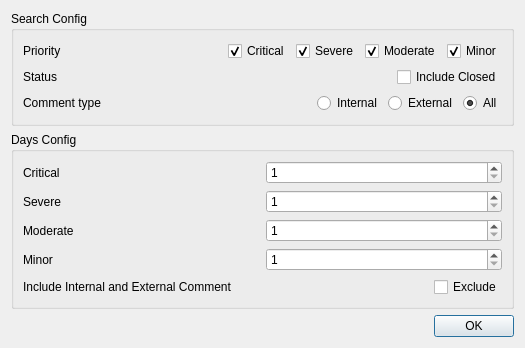
<?xml version="1.0" encoding="UTF-8"?>
<ui version="4.0">
 <class>configDialog</class>
 <widget class="QDialog" name="configDialog">
  <property name="geometry">
   <rect>
    <x>0</x>
    <y>0</y>
    <width>525</width>
    <height>348</height>
   </rect>
  </property>
  <property name="windowTitle">
   <string>Dialog</string>
  </property>
  <layout class="QVBoxLayout" name="verticalLayout_4">
   <item>
    <widget class="QGroupBox" name="groupBox">
     <property name="title">
      <string>Search Config</string>
     </property>
     <layout class="QVBoxLayout" name="verticalLayout_2">
      <item>
       <layout class="QVBoxLayout" name="verticalLayout">
        <item>
         <layout class="QHBoxLayout" name="horizontalLayout">
          <item>
           <widget class="QLabel" name="label">
            <property name="text">
             <string>Priority</string>
            </property>
           </widget>
          </item>
          <item>
           <spacer name="horizontalSpacer">
            <property name="orientation">
             <enum>Qt::Horizontal</enum>
            </property>
            <property name="sizeHint" stdset="0">
             <size>
              <width>40</width>
              <height>20</height>
             </size>
            </property>
           </spacer>
          </item>
          <item>
           <widget class="QCheckBox" name="critical">
            <property name="text">
             <string>Critical</string>
            </property>
            <property name="checked">
             <bool>true</bool>
            </property>
           </widget>
          </item>
          <item>
           <widget class="QCheckBox" name="severe">
            <property name="text">
             <string>Severe</string>
            </property>
            <property name="checked">
             <bool>true</bool>
            </property>
           </widget>
          </item>
          <item>
           <widget class="QCheckBox" name="moderate">
            <property name="text">
             <string>Moderate</string>
            </property>
            <property name="checked">
             <bool>true</bool>
            </property>
           </widget>
          </item>
          <item>
           <widget class="QCheckBox" name="minor">
            <property name="text">
             <string>Minor</string>
            </property>
            <property name="checked">
             <bool>true</bool>
            </property>
           </widget>
          </item>
         </layout>
        </item>
        <item>
         <layout class="QHBoxLayout" name="horizontalLayout_8">
          <item>
           <widget class="QLabel" name="label_7">
            <property name="text">
             <string>Status</string>
            </property>
           </widget>
          </item>
          <item>
           <spacer name="horizontalSpacer_3">
            <property name="orientation">
             <enum>Qt::Horizontal</enum>
            </property>
            <property name="sizeHint" stdset="0">
             <size>
              <width>40</width>
              <height>20</height>
             </size>
            </property>
           </spacer>
          </item>
          <item>
           <widget class="QCheckBox" name="includeClosed">
            <property name="text">
             <string>Include Closed</string>
            </property>
           </widget>
          </item>
         </layout>
        </item>
        <item>
         <layout class="QHBoxLayout" name="horizontalLayout_2">
          <item>
           <widget class="QLabel" name="label_2">
            <property name="text">
             <string>Comment type</string>
            </property>
           </widget>
          </item>
          <item>
           <spacer name="horizontalSpacer_2">
            <property name="orientation">
             <enum>Qt::Horizontal</enum>
            </property>
            <property name="sizeHint" stdset="0">
             <size>
              <width>40</width>
              <height>20</height>
             </size>
            </property>
           </spacer>
          </item>
          <item>
           <widget class="QRadioButton" name="internal">
            <property name="text">
             <string>Internal</string>
            </property>
           </widget>
          </item>
          <item>
           <widget class="QRadioButton" name="external">
            <property name="text">
             <string>External</string>
            </property>
           </widget>
          </item>
          <item>
           <widget class="QRadioButton" name="allcomments">
            <property name="text">
             <string>All</string>
            </property>
            <property name="checked">
             <bool>true</bool>
            </property>
           </widget>
          </item>
         </layout>
        </item>
       </layout>
      </item>
     </layout>
    </widget>
   </item>
   <item>
    <widget class="QGroupBox" name="groupBox_2">
     <property name="title">
      <string>Days Config</string>
     </property>
     <layout class="QHBoxLayout" name="horizontalLayout_7">
      <item>
       <layout class="QVBoxLayout" name="verticalLayout_3">
        <item>
         <layout class="QHBoxLayout" name="horizontalLayout_3">
          <item>
           <widget class="QLabel" name="label_3">
            <property name="text">
             <string>Critical</string>
            </property>
           </widget>
          </item>
          <item>
           <widget class="QSpinBox" name="criticaldays">
            <property name="minimum">
             <number>1</number>
            </property>
           </widget>
          </item>
         </layout>
        </item>
        <item>
         <layout class="QHBoxLayout" name="horizontalLayout_4">
          <item>
           <widget class="QLabel" name="label_4">
            <property name="text">
             <string>Severe</string>
            </property>
           </widget>
          </item>
          <item>
           <widget class="QSpinBox" name="severedays">
            <property name="minimum">
             <number>1</number>
            </property>
           </widget>
          </item>
         </layout>
        </item>
        <item>
         <layout class="QHBoxLayout" name="horizontalLayout_5">
          <item>
           <widget class="QLabel" name="label_5">
            <property name="text">
             <string>Moderate</string>
            </property>
           </widget>
          </item>
          <item>
           <widget class="QSpinBox" name="moderatedays">
            <property name="minimum">
             <number>1</number>
            </property>
           </widget>
          </item>
         </layout>
        </item>
        <item>
         <layout class="QHBoxLayout" name="horizontalLayout_6">
          <item>
           <widget class="QLabel" name="label_6">
            <property name="text">
             <string>Minor</string>
            </property>
           </widget>
          </item>
          <item>
           <widget class="QSpinBox" name="minordays">
            <property name="minimum">
             <number>1</number>
            </property>
           </widget>
          </item>
         </layout>
        </item>
        <item>
         <layout class="QHBoxLayout" name="horizontalLayout_9">
          <item>
           <widget class="QLabel" name="label_8">
            <property name="toolTip">
             <string/>
            </property>
            <property name="text">
             <string>Include Internal and External Comment</string>
            </property>
           </widget>
          </item>
          <item>
           <spacer name="horizontalSpacer_4">
            <property name="orientation">
             <enum>Qt::Horizontal</enum>
            </property>
            <property name="sizeHint" stdset="0">
             <size>
              <width>40</width>
              <height>20</height>
             </size>
            </property>
           </spacer>
          </item>
          <item>
           <widget class="QCheckBox" name="excludelastcomment">
            <property name="toolTip">
             <string notr="true" extracomment="Unchecking it may slow the program"/>
            </property>
            <property name="toolTipDuration">
             <number>2</number>
            </property>
            <property name="statusTip">
             <string extracomment="Unchecking it may slow the program"/>
            </property>
            <property name="whatsThis">
             <string extracomment="Unchecking it may slow the program"/>
            </property>
            <property name="text">
             <string>Exclude</string>
            </property>
           </widget>
          </item>
         </layout>
        </item>
       </layout>
      </item>
     </layout>
    </widget>
   </item>
   <item>
    <layout class="QHBoxLayout" name="horizontalLayout_10">
     <item>
      <spacer name="horizontalSpacer_5">
       <property name="orientation">
        <enum>Qt::Horizontal</enum>
       </property>
       <property name="sizeHint" stdset="0">
        <size>
         <width>40</width>
         <height>20</height>
        </size>
       </property>
      </spacer>
     </item>
     <item>
      <widget class="QPushButton" name="pushButton">
       <property name="text">
        <string>OK</string>
       </property>
      </widget>
     </item>
    </layout>
   </item>
  </layout>
 </widget>
 <resources/>
 <connections>
  <connection>
   <sender>pushButton</sender>
   <signal>clicked()</signal>
   <receiver>configDialog</receiver>
   <slot>accept()</slot>
   <hints>
    <hint type="sourcelabel">
     <x>477</x>
     <y>325</y>
    </hint>
    <hint type="destinationlabel">
     <x>262</x>
     <y>173</y>
    </hint>
   </hints>
  </connection>
 </connections>
</ui>
